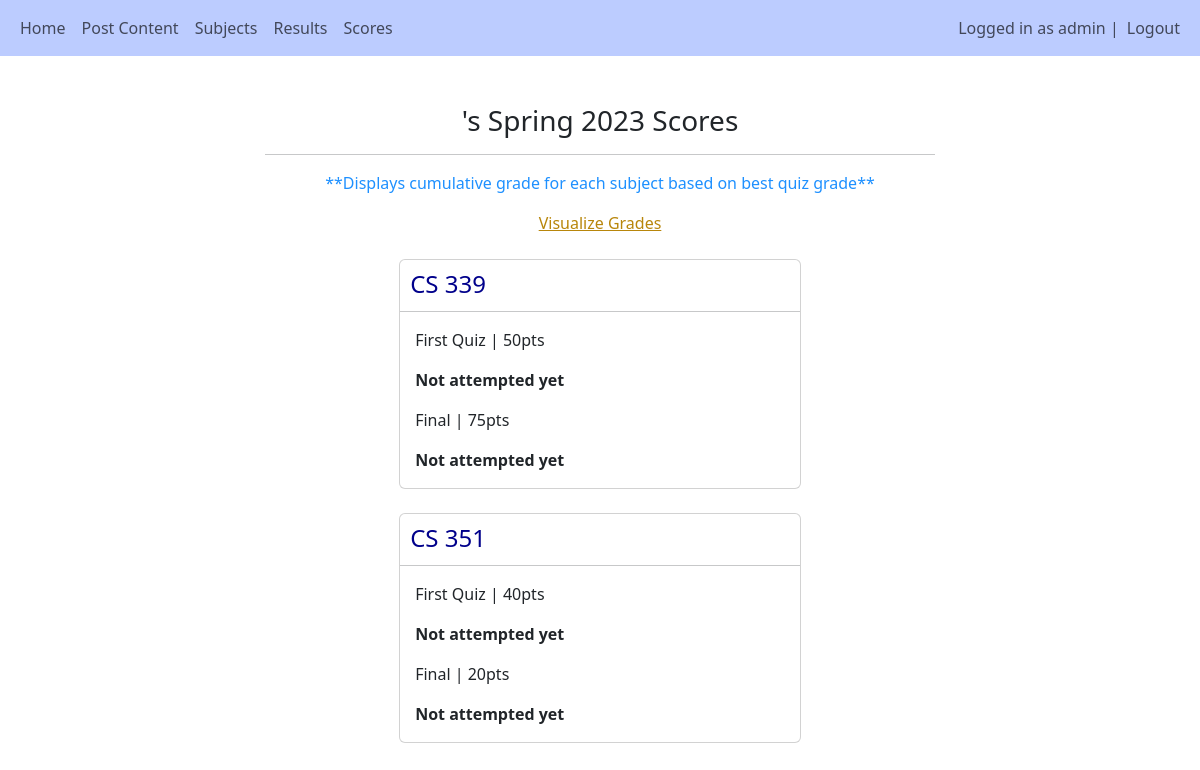
The page /ind_scores/ (signed in) on the database as committed earlier.
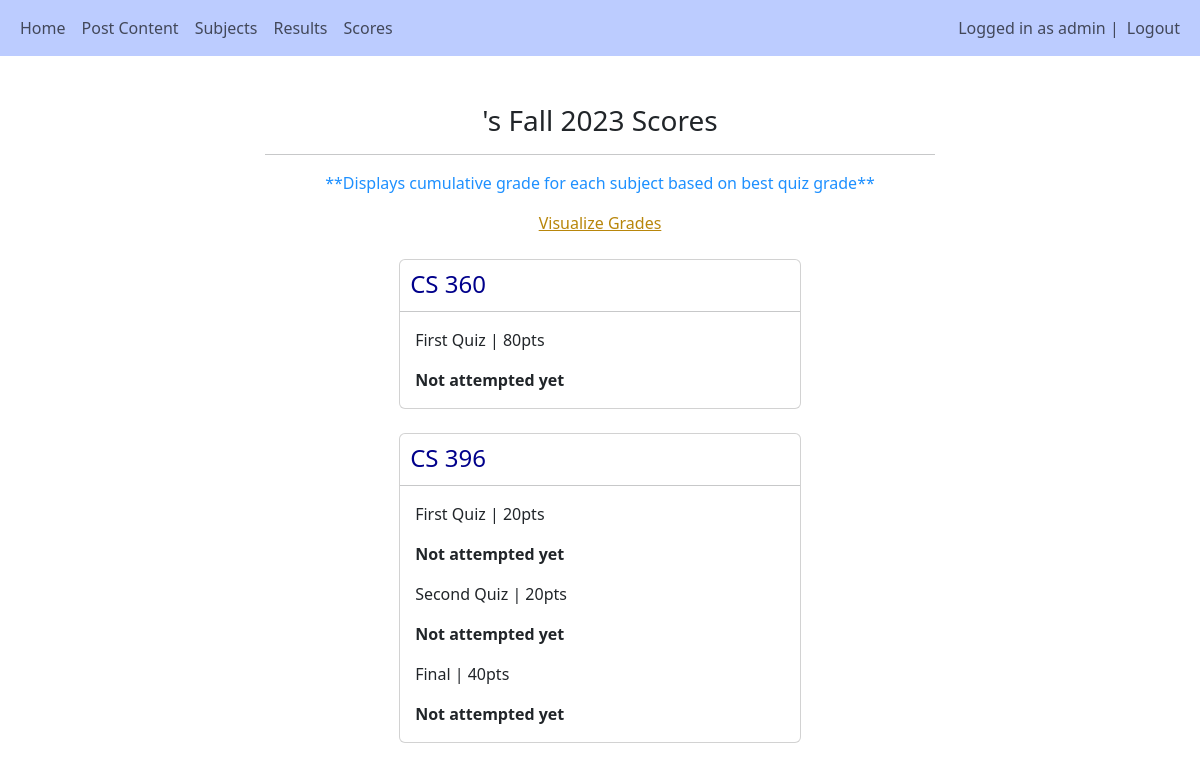
The same page on the database as committed later.
### main/models.py (models this page shows, shortened)
class Semester(models.Model):
    name = models.CharField(max_length=255, default="")
    is_current = models.BooleanField(default=True)

class Subject(models.Model):
    title = models.CharField(blank=True, max_length=255)
    teacher = models.ForeignKey(User, null=True, on_delete=models.CASCADE)
    semester = models.ForeignKey(Semester, null=True, on_delete=models.CASCADE)

class Quiz(models.Model):
    subject = models.ForeignKey(Subject, null=True, related_name="quizzes", on_delete=models.CASCADE)
    title = models.CharField(max_length=255)
    weight = models.DecimalField(null=True, max_digits=5, decimal_places=0)
    max_attempts = models.IntegerField(default=3)

### main/views.py (the view, shortened to what this page needs)
# urls.py: path('ind_scores/', views.ind_scores, name="ind_scores"),
def ind_scores(request):
    cursem = Semester.objects.get(is_current=True)
    subjects = Subject.objects.filter(semester=cursem)
    student = request.user
    percentiles = []
    dic = []
    for subject in subjects:
        num = Grade.objects.filter(subject=subject).count() #number of grades in a particular subject
        rank = 0
        grades = Grade.objects.filter(subject=subject).order_by('score')
        for grade in grades:
            rank += 1
    grades = Grade.objects.all()
    for subject in subjects:
        for quiz in subject.quizzes.all():
            highest_score = 0
            count = 0
            for attempt in quiz.attempts.all():
                if attempt.student == student:
                    count += 1
                    if attempt.score > highest_score:
                        highest_score = attempt.score
            dic.append({
                "subject":subject,
                "quiz":quiz,
                "highest_score":highest_score,
                "count":count
            })
    return render(request, 'main/scores/ind_scores.html', {"dic":dic, "subjects":subjects, "student":student, "grades":grades, "cursem":cursem, "percentiles":percentiles})

### main/templates/main/scores/ind_scores.html (shortened to what this page needs)
{% extends 'main/base.html' %}
{% load crispy_forms_tags %}
{% load grade_tags %}
{% block content %}
<br>
<div style="width: 60%; margin:auto">
    <h3 style="text-align:center">{{student.get_short_name}}'s {{cursem.name}} Scores</h3>
    <hr>
    <p style="color:dodgerblue; text-align:center">**Displays cumulative grade for each subject based on best quiz grade**</p>
    <a href="{% url 'grade_chart' %}" style="display:block; text-align:center; color:darkgoldenrod">Visualize Grades</a><br>
    {% for subject in subjects %}
    <div class="card" style="width:60%; margin:auto">
        <div style="display:flex; padding:10px; height:35px">
            <h4 style="margin-right:20px; color:darkblue">{{subject.title}}</h4>
        </div>
        <hr>
        <div style="margin-left:15px">
            {% for item in dic %}
            {% if item.subject == subject and item.quiz in subject.quizzes.all %}
                <p style="font-size:medium">{{item.quiz.title}} | {{item.quiz.weight}}pts</p>
                {% if item.count != 0 %}
                <p style="font-weight:bold">{{item.highest_score}}%</p>
                {% else %}
                <p style="font-weight:bold">Not attempted yet</p>
                {% endif %}
            {% endif %}
        {% endfor %}
        </div>
    </div><br>
    {% endfor %}
</div><br>
{% endblock %}

Rows that differ between the two databases and show on the page:
no longer on this page (row edited): Semester: name "Spring 2023"
no longer on this page (row unchanged): Subject: title "CS 339", quiz "First Quiz", quiz.weight "50", quiz "Final", quiz.weight "75"
no longer on this page (row unchanged): Subject: title "CS 351", quiz "First Quiz", quiz.weight "40", quiz "Final", quiz.weight "20"
now on this page (row edited): Semester: name "Fall 2023"
now on this page (row unchanged): Subject: title "CS 360", quiz "First Quiz", quiz.weight "80"
now on this page (row unchanged): Subject: title "CS 396", quiz "First Quiz", quiz.weight "20", quiz "Second Quiz", quiz "Final", quiz.weight "40"
